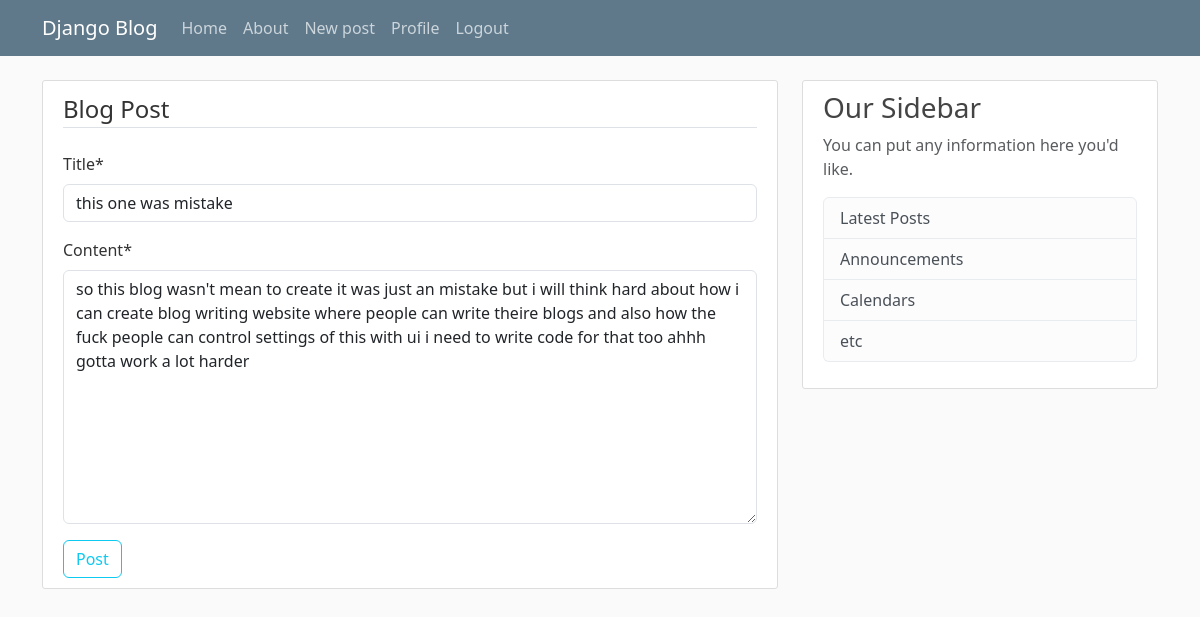
The app's page /post/5/update/ (signed in) with its own data.
### blog/models.py (models this page shows, shortened)
class Post(models.Model):
    title = models.CharField(max_length=100)
    content = models.TextField()
    date_posted = models.DateTimeField(default=timezone.now)
    author = models.ForeignKey(User, on_delete=models.CASCADE)
    like = models.ManyToManyField(User, related_name="like")
    dislike = models.ManyToManyField(User, related_name="dislike")

### blog/views.py (the view, shortened to what this page needs)
# urls.py: path("post/<int:pk>/update/", PostUpdateView.as_view(),name="post-update"),
class PostUpdateView(LoginRequiredMixin, UserPassesTestMixin, UpdateView):
    model = Post
    fields = ["title", "content"]
    def test_func(self):
        post = self.get_object()
        return self.request.user == post.author

### blog/templates/blog/post_form.html (shortened to what this page needs)
{% extends "blog/base.html" %}
{% load crispy_forms_tags %}
{% block content %}
    <div class="content-section">
        <form method="POST">
        <fieldset class="form-group">
            <legend class="border-bottom mb-4">Blog Post</legend>
            {{ form|crispy }}
        </fieldset>
        <div class="form-group">
            <button class="btn btn-outline-info" type="submit">Post</button>
        </div>
        </form>
    </div>
{% endblock content %}

### blog/static/blog/main.css (style rules this page uses)
body { background: #fafafa; color: #333333; margin-top: 5rem; }
.content-section { background: #ffffff; padding: 10px 20px; border: 1px solid #dddddd; border-radius: 3px; margin-bottom: 20px; }

### records on screen
Post: title "this one was mistake", content "so this blog wasn't mean to create it was just an mistake but i will think hard about how i can create blog writing website where people can write theire blogs and also how the fuck people can control settings of this with ui i need to write code for that too ahhh gotta work a lot harder"
